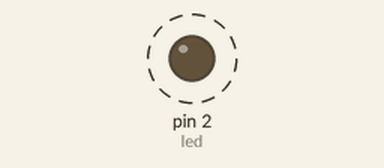
Recording of a program running on a simulated MicroPython board. Parts: output pins drawn as LEDs (lit = HIGH). Dashed ring = blinking.

Above: at 0.5 s.
Timing chart, 0 to 4.6 s (numbered marks = the images above):
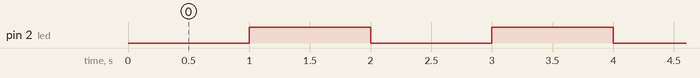

Measured:
- by itself, pin 2 (led): alternates HIGH for 1.0 s and LOW for 1.0 s

The program:

blink.py
```python
from machine import Pin
import time

LED_PIN = 2

led = Pin(LED_PIN, Pin.OUT)

last_blink_time = 0
led_state = False

while True:
    now = time.ticks_ms()

    if time.ticks_diff(now, last_blink_time) >= 1000:
        last_blink_time = now
        led_state = not led_state
        led.value(led_state)
```
